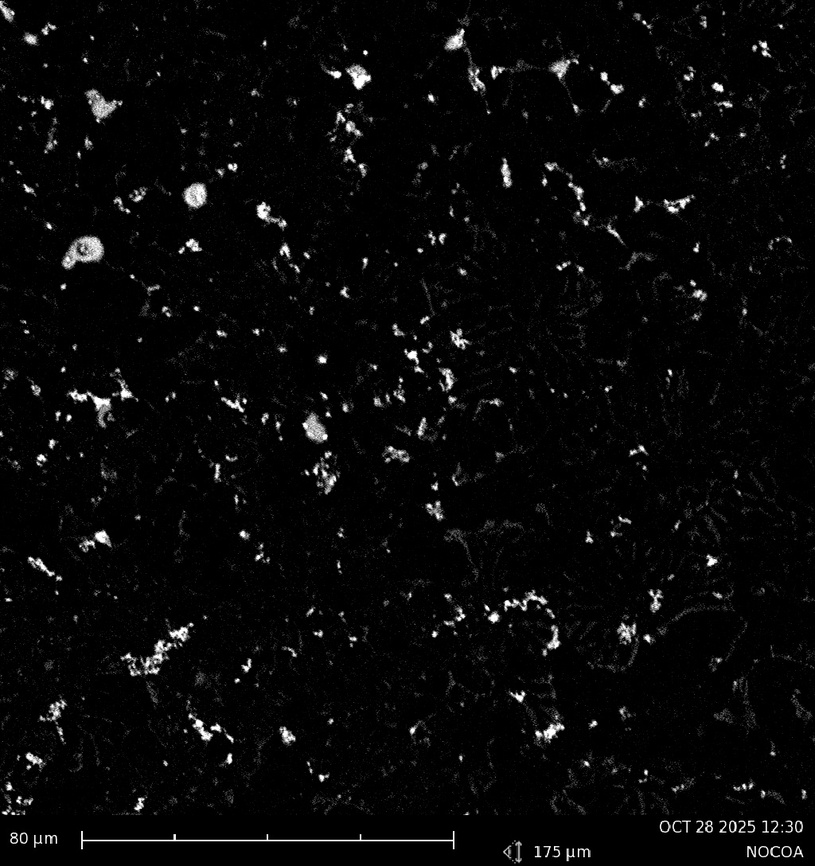
#> input picture Nanoparticles/NOCOB2.jpg, 815 x 866 px, shrunk from 1024 x 1088 before the run, found by its file name
$ python Automation_new_packages.py
#> lines starting #> are read from the running program, lines starting #| are printed output that depends on the picture; after the words box and inside, x2 and y2 are one past the last pixel; in counts of white or black regions, pixels touching at a corner belong together
import cv2
import numpy as np
import matplotlib.pyplot as plt
from skimage import morphology, measure, color, exposure
import pandas as pd
import os

def analyze_sem_particles_adaptive(
    image_path,
    microns_per_pixel=0.173,
    min_area_um2=0.5,
    max_area_um2=7.5,
    block_size=51,  # Must be odd, try tuning 35-75
    C=5            # Constant subtracted from mean
):
    # Load grayscale and crop bottom 10%
#> called with microns_per_pixel = 0.173, min_area_um2 = 0.5, max_area_um2 = 7.5, block_size = 51, C = 5
    img = cv2.imread(image_path, cv2.IMREAD_GRAYSCALE)
#> img is the input picture: shape (866, 815); min 0, max 255, mean 8.4
    if img is None:
        raise ValueError(f"Cannot load image: {image_path}")
    h, w = img.shape
    img = img[:int(h * 0.9), :]
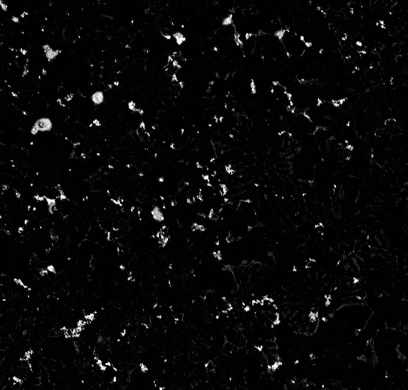
#> img: shape (779, 815) (shown at 1/2 size); min 0, max 255, mean 8.3

    # Enhance contrast (CLAHE)
    clahe = cv2.createCLAHE(clipLimit=2.5, tileGridSize=(8,8))
    img_eq = clahe.apply(img)
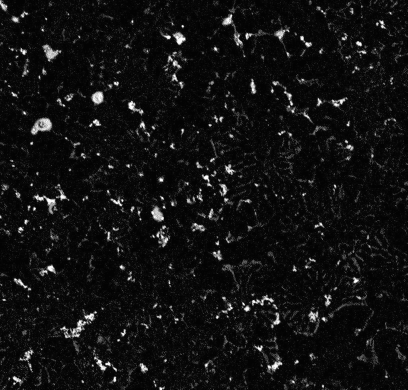
#> img_eq: shape (779, 815) (shown at 1/2 size); min 3, max 255, mean 17.6

    # Adaptive thresholding (local)
    binary = cv2.adaptiveThreshold(
        img_eq,
        maxValue=255,
        adaptiveMethod=cv2.ADAPTIVE_THRESH_MEAN_C,
        thresholdType=cv2.THRESH_BINARY_INV,
        blockSize=block_size,
        C=C
    )
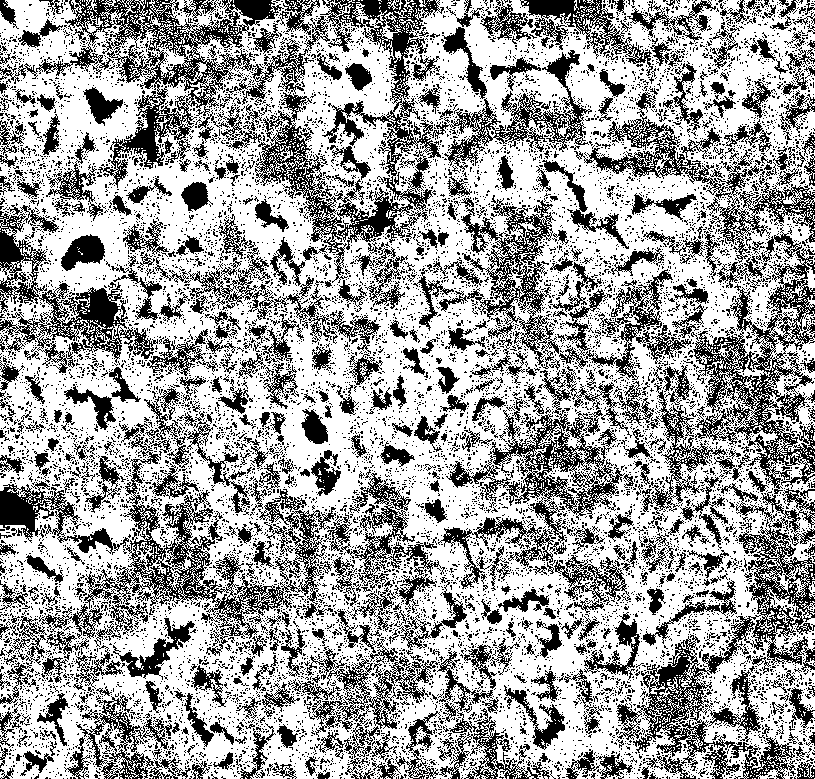
#> binary: shape (779, 815); 63.3% white; black in thin lines or dots

    # Morphological cleanup
    binary = morphology.remove_small_objects(binary.astype(bool), min_size=15)
#> binary: shape (779, 815) bool; 58.3% white; 12355 black regions (11743 under 20 px), largest, box (x1, y1, x2, y2) and area: (242, 0, 592, 283) 20481, (616, 488, 815, 779) 14344, (0, 0, 284, 188) 13069
    binary = morphology.remove_small_holes(binary, area_threshold=15)
#> binary: shape (779, 815) bool; 66.5% white; 858 black regions (155 under 20 px), largest, box (x1, y1, x2, y2) and area: (255, 0, 441, 275) 13486, (65, 0, 282, 188) 11539, (693, 233, 815, 494) 11379
    binary = morphology.binary_closing(binary, morphology.disk(1))
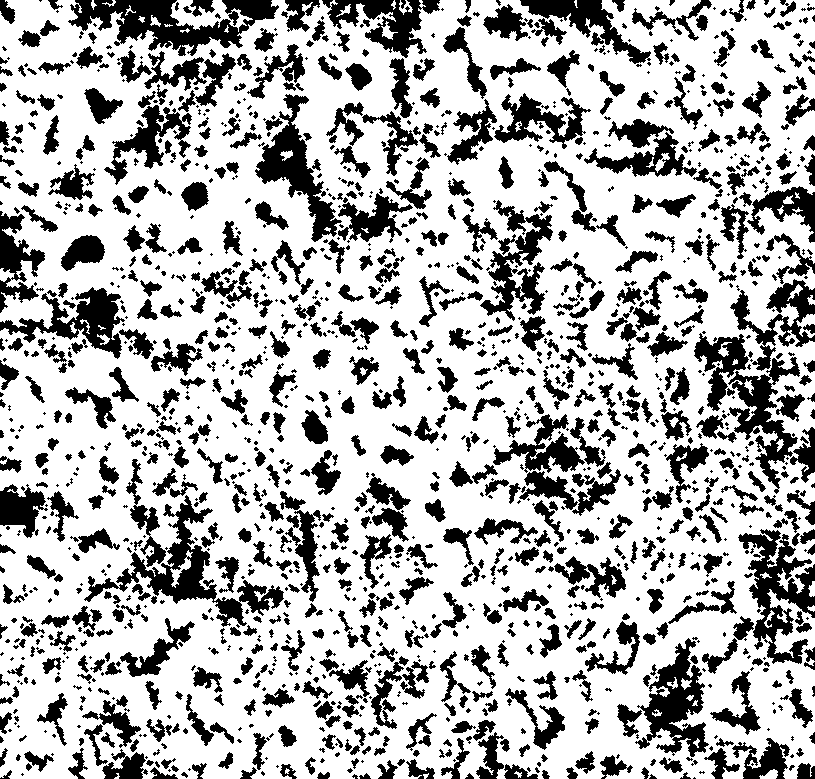
#> binary: shape (779, 815) bool; 70.5% white; 1606 black regions (721 under 20 px), largest, box (x1, y1, x2, y2) and area: (68, 0, 279, 56) 5405, (84, 495, 284, 627) 5156, (738, 529, 815, 664) 4404

    # Label connected components
    labels = measure.label(binary)
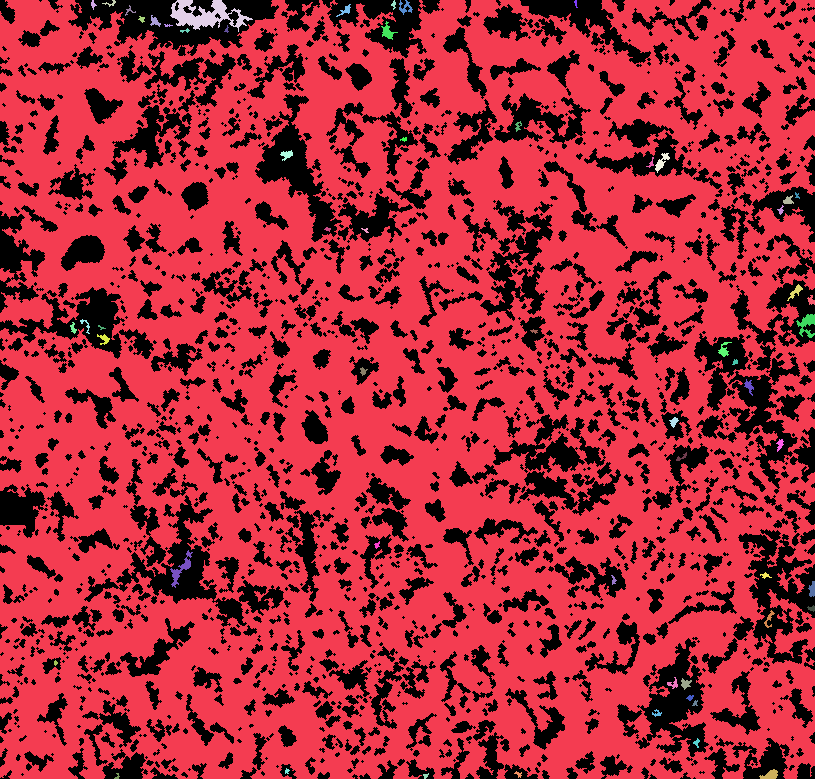
#> labels: shape (779, 815) int32; 60 distinct labels, from 0 to 59; one colour per label, 0 black

    # Filter by area
    areas_um2 = []
    valid_labels = []
    for region in measure.regionprops(labels):
        area_um2 = region.area * (microns_per_pixel ** 2)
        if min_area_um2 <= area_um2 <= max_area_um2:
            areas_um2.append(area_um2)
            valid_labels.append(region.label)
#> this loop made 59 passes
#> area_um2 on passes 1, 4: 13267.1, 35.08
#> after the loop, areas_um2 = 54 values, max 6.88 at index 37, min 0.509 at index 4, mean 1.57; valid_labels = 54 values from 2 to 59

    # Filter mask with valid particles only
    valid_mask = np.isin(labels, valid_labels)
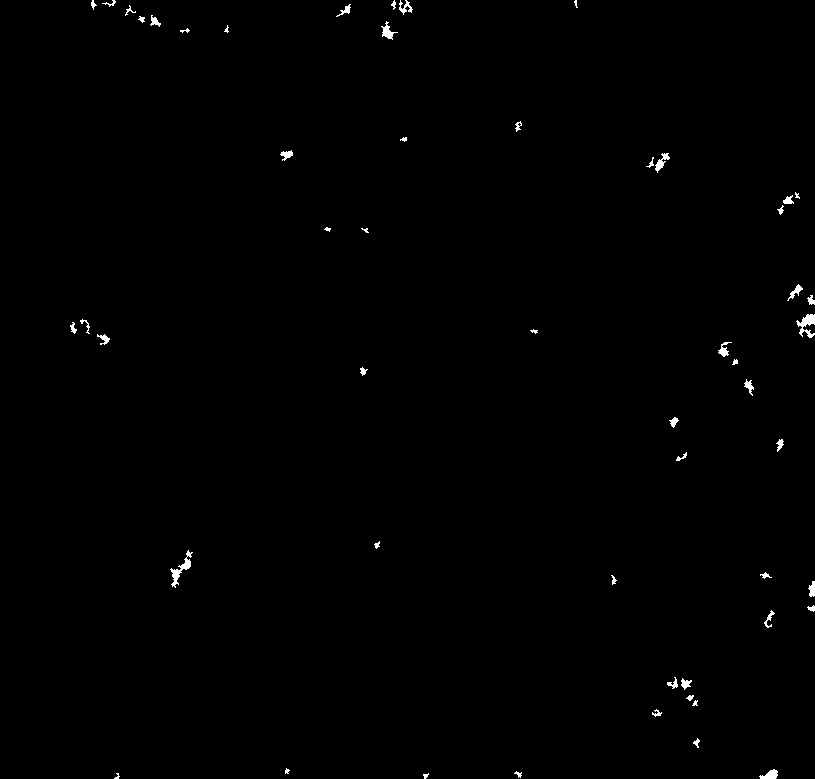
#> valid_mask: shape (779, 815) bool; 0.45% white; 54 white regions (6 under 20 px), largest, box (x1, y1, x2, y2) and area: (170, 550, 193, 588) 230, (796, 314, 815, 338) 224, (381, 21, 398, 40) 121
    filtered_labels = measure.label(valid_mask)
#> filtered_labels: shape (779, 815) int32; 55 distinct labels, from 0 to 54

    n_particles = len(areas_um2)
#> n_particles = 54
    avg_area = np.mean(areas_um2) if n_particles > 0 else 0.0
#> avg_area = 1.57

    # Visualization overlay (RGB)
    overlay = color.gray2rgb(exposure.equalize_hist(img).astype(np.float32))
    boundaries = morphology.dilation(filtered_labels > 0, morphology.disk(1)) ^ (filtered_labels > 0)
#> boundaries: shape (779, 815) bool; 0.29% white in thin lines or dots
    overlay[boundaries, 0] = 1.0  # Red channel
    overlay[boundaries, 1] = 0.0
    overlay[boundaries, 2] = 0.0
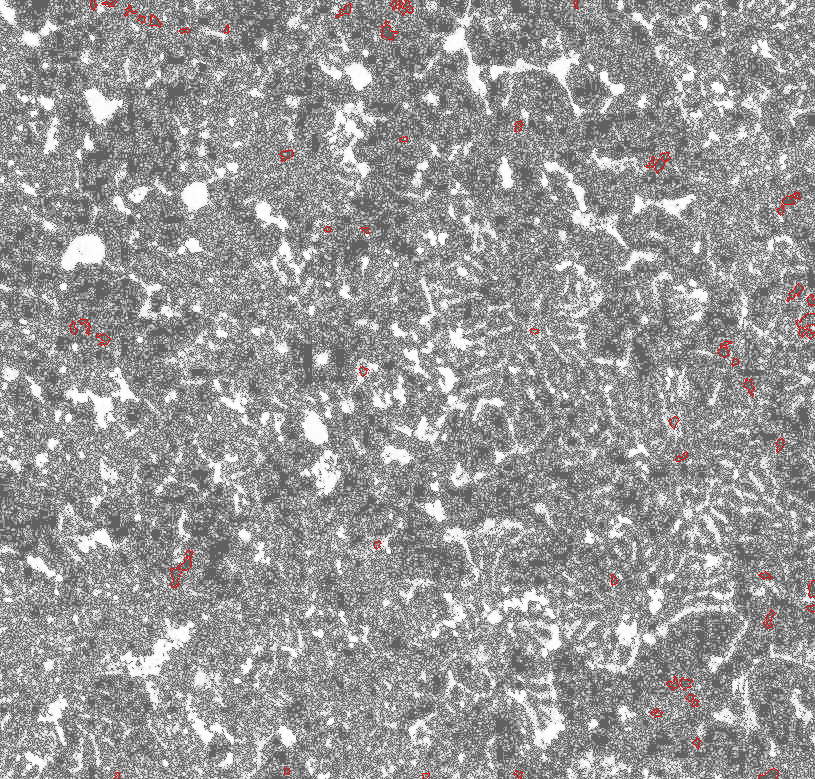
#> overlay: shape (779, 815, 3) float32; mean R, G, B 0.604, 0.601, 0.601

    plt.figure(figsize=(8,8))
    plt.imshow(overlay)
    plt.title(f"Particles: {n_particles}, Avg Area: {avg_area:.3f} µm²\nAdaptive block: {block_size}, C: {C}")
    plt.axis('off')
    plt.show()

    # Save CSV
    output_dir = os.path.dirname(image_path)
    base_name = os.path.splitext(os.path.basename(image_path))[0]
    csv_path = os.path.join(output_dir, f"{base_name}_results_adaptive.csv")

    df = pd.DataFrame({'Particle_ID': np.arange(1, n_particles+1), 'Area_um2': areas_um2})
#> df = table of 54 rows and 2 columns
    summary = pd.DataFrame({'Total_Particles': [n_particles], 'Mean_Area_um2': [avg_area]})
#> summary = table of 1 rows and 2 columns

    with open(csv_path, 'w', newline='') as f:
        summary.to_csv(f, index=False)
        f.write('\n')
        df.to_csv(f, index=False)

    print(f"\nResults saved to: {csv_path}")
    print(f"Detected particles: {n_particles}")
#| Detected particles: 54
    print(f"Average particle area: {avg_area:.4f} µm²")
#| Average particle area: 1.5696 µm²

    return filtered_labels, areas_um2, avg_area


# Example usage:
if __name__ == "__main__":
    image_input_path = "C:/Users/D00456326/Desktop/Research Photos/Nanoparticles/NOCOB2.jpg"
    analyze_sem_particles_adaptive(image_input_path)

$ run again, with Nanoparticles/NOCOB1.jpg copied over Nanoparticles/NOCOB2.jpg
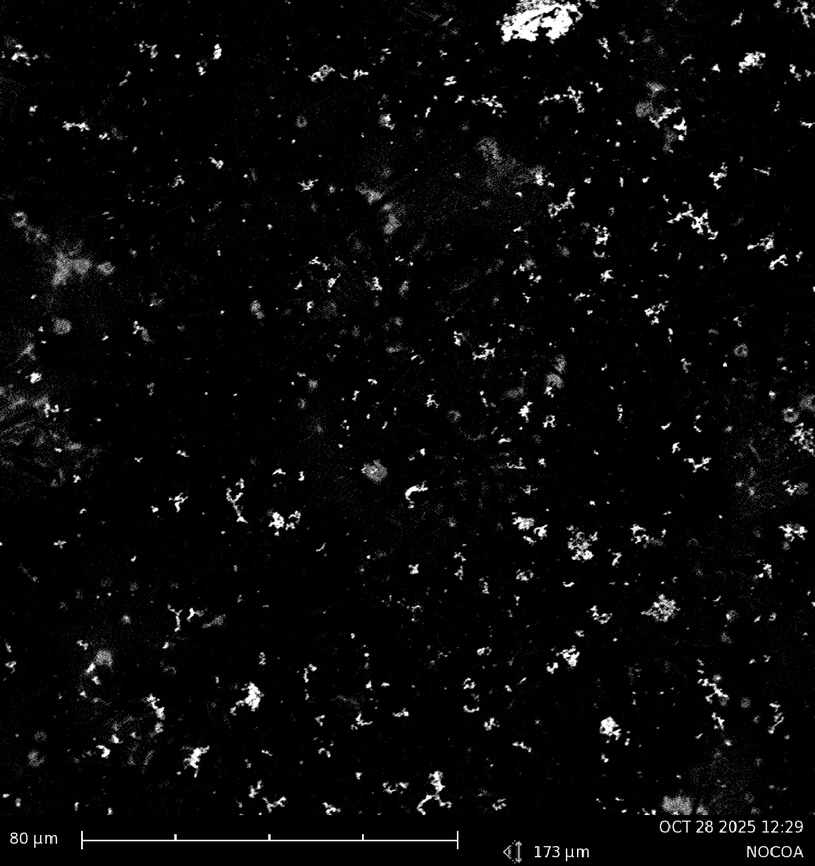
#> input picture Nanoparticles/NOCOB1.jpg, 815 x 866 px, shrunk from 1024 x 1088 before the run, found by its file name
#> in analyze_sem_particles_adaptive, img is the input picture: shape (866, 815); min 0, max 255, mean 8.8
#> img: shape (779, 815)
#> in analyze_sem_particles_adaptive, `labels = measure.label(binary)`:
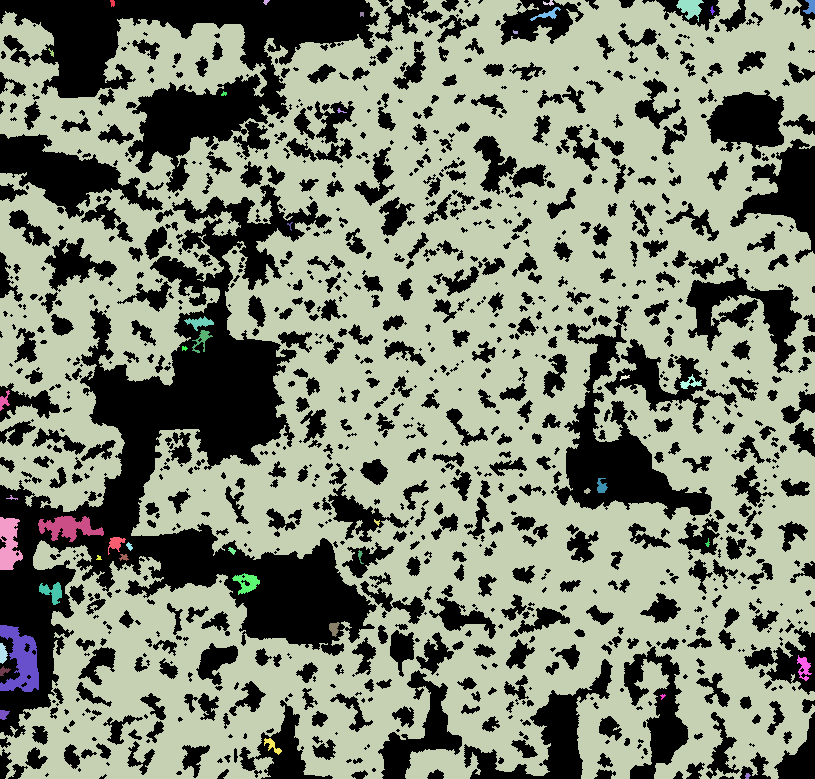
#> labels: shape (779, 815) int32; 45 distinct labels, from 0 to 44; one colour per label, 0 black
#> the loop in analyze_sem_particles_adaptive, `for region in measure.regionprops(labels):` made 44 passes
#> area_um2 on passes 3, 24, 25, 37: 11985.5, 27, 24.75, 44.98
#> after the loop in analyze_sem_particles_adaptive, `for region in measure.regionprops(labels):`: areas_um2 = 36 values, max 5.87 at index 11, min 0.509 at index 32, mean 1.91; valid_labels = 36 values from 1 to 44
#> valid_mask: shape (779, 815) bool; 0.36% white; 36 white regions (4 under 20 px), largest, box (x1, y1, x2, y2) and area: (184, 316, 214, 331) 196, (797, 655, 812, 681) 191, (192, 330, 213, 353) 165
#> filtered_labels: shape (779, 815) int32; 37 distinct labels, from 0 to 36
#> n_particles = 36
#> avg_area = 1.91
#> boundaries: shape (779, 815) bool; 0.2% white in thin lines or dots
#> in analyze_sem_particles_adaptive, `overlay[boundaries, 2] = 0.0`:
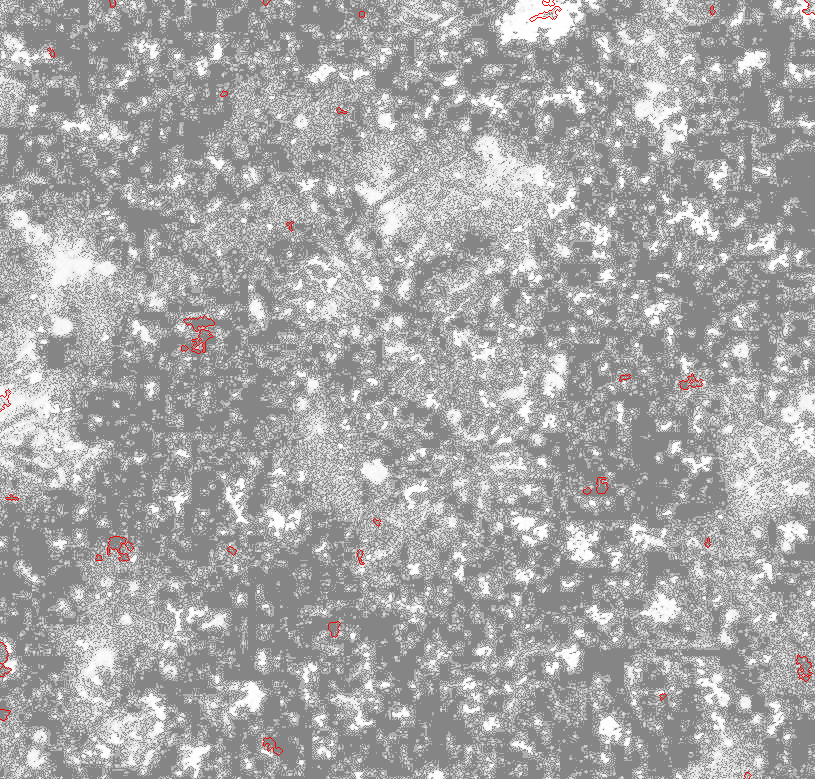
#> overlay: shape (779, 815, 3) float32; mean R, G, B 0.659, 0.657, 0.657
#> df = table of 36 rows and 2 columns
#> summary = table of 1 rows and 2 columns
#| Detected particles: 36
#| Average particle area: 1.9088 µm²

$ run again, with Nanoparticles/Image1 Middle Right.jpg copied over Nanoparticles/NOCOB2.jpg
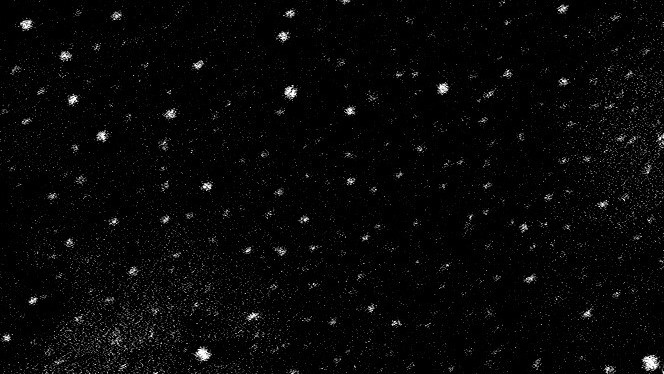
#> input picture Nanoparticles/Image1 Middle Right.jpg, 664 x 374 px, found by its file name
#> in analyze_sem_particles_adaptive, img is the input picture: shape (374, 664); min 0, max 255, mean 8.1
#> img: shape (336, 664)
#> in analyze_sem_particles_adaptive, `labels = measure.label(binary)`:
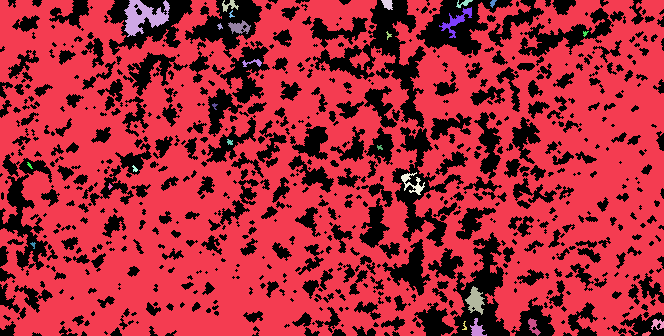
#> labels: shape (336, 664) int32; 28 distinct labels, from 0 to 27; one colour per label, 0 black
#> the loop in analyze_sem_particles_adaptive, `for region in measure.regionprops(labels):` made 27 passes
#> area_um2 on passes 1 to 2: 4576, 26.58
#> after the loop in analyze_sem_particles_adaptive, `for region in measure.regionprops(labels):`: areas_um2 = [2.75, 2.51, 1.77, 0.928, 0.569, 5.33, 0.658, 0.658, 0.599, 2.07, 0.599, 0.778, 0.599, 0.539, 0.688, 6.23, 0.539, 0.599, 4.4, 3.26, 2.54, 0.599, 0.868]; valid_labels = [3, 4, 5, 6, 8, 9, 10, 11, 12, 13, 14, 15, 16, 17, 18, 19, 20, 21, 23, 24, 25, 26, 27]
#> valid_mask: shape (336, 664) bool; 0.6% white; 23 white regions (3 under 20 px), largest, box (x1, y1, x2, y2) and area: (401, 172, 425, 195) 208, (228, 20, 251, 34) 178, (470, 318, 487, 336) 147
#> filtered_labels: shape (336, 664) int32; 24 distinct labels, from 0 to 23
#> n_particles = 23
#> avg_area = 1.74
#> boundaries: shape (336, 664) bool; 0.36% white in thin lines or dots
#> in analyze_sem_particles_adaptive, `overlay[boundaries, 2] = 0.0`:
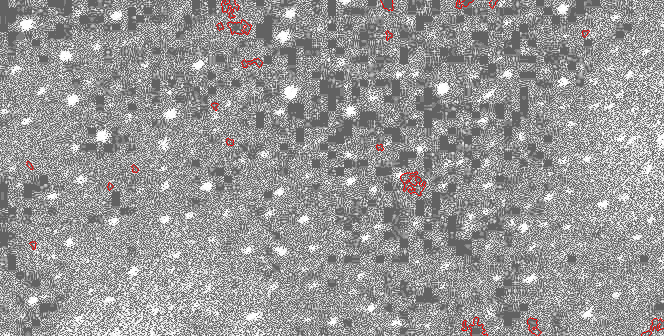
#> overlay: shape (336, 664, 3) float32; mean R, G, B 0.594, 0.59, 0.59
#> df = table of 23 rows and 2 columns
#> summary = table of 1 rows and 2 columns
#| Detected particles: 23
#| Average particle area: 1.7424 µm²
